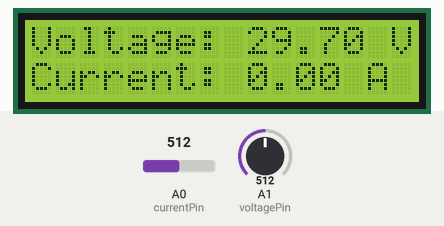
Bench run of a sketch on a simulated Arduino Uno, built with avr-gcc and run on an emulated ATmega328P. Shown: 16×2 character LCD. Inputs (shaded band) come from the test bench; at power-on: A0 (currentPin) = 512, A1 (voltagePin) = 512. What the sketch prints to the serial monitor is not drawn.

Above: at 1.2 s.
1.3 s: A0 (currentPin) set to 716
At 3.1 s:
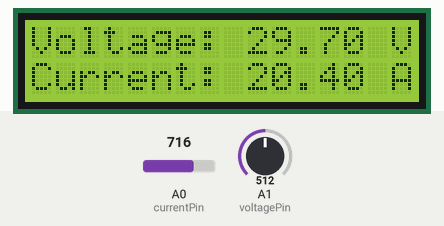
3.6 s: A1 (voltagePin) set to 716
At 4.9 s:
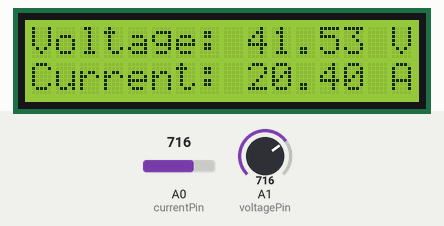
5.7 s: A0 (currentPin) set to 900
At 6.6 s:
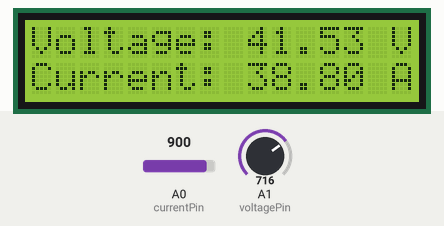
7.8 s: A1 (voltagePin) set to 900
At 9.5 s:
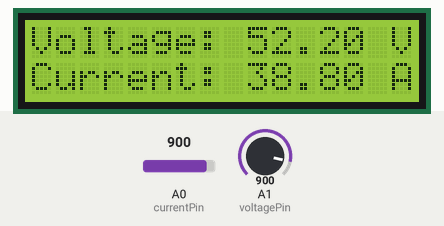
9.8 s: A0 (currentPin) set to 1023
At 11.4 s:
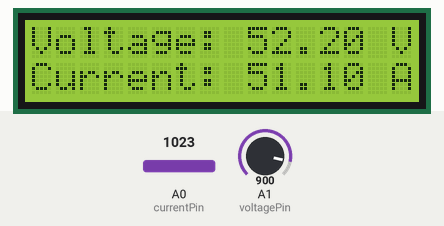
11.9 s: A1 (voltagePin) set to 1023
At 13.1 s:
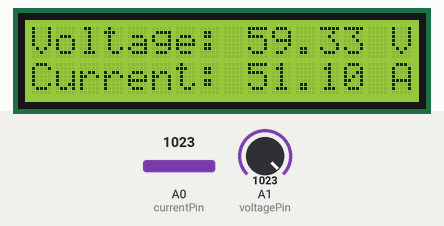
Timing chart, 0 to 14.9 s (numbered marks = the images above; inputs shaded):
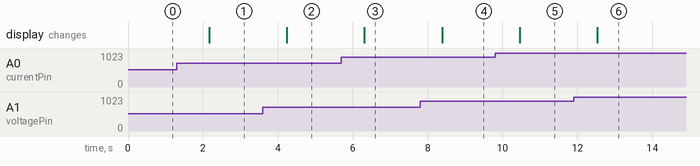

The sketch:

vsl_integration_ard.ino
```cpp
#include <Wire.h>
#include <LiquidCrystal_I2C.h>

LiquidCrystal_I2C lcd(0x3F, 16, 2); // LCD I2C address (0x27), 16 columns, 2 rows

// Define sensor pins
const int currentPin = A0; // ACS712 current sensor
const int voltagePin = A1; // ZMPT101B voltage sensor

// Calibration values
float voltageCalibration = 0.058; // Calibrate based on your setup
float currentCalibration = 0.1;   // Adjust this based on your ACS712 variant (30A, 20A, etc.)

void setup() {
  Serial.begin(9600);
  lcd.begin(16,2);
  lcd.backlight();
}

void loop() {
  // Reading voltage sensor
  int voltageRaw = analogRead(voltagePin);
  float voltage = voltageRaw * voltageCalibration; // Convert raw value to voltage

  // Reading current sensor
  int currentRaw = analogRead(currentPin);
  float current = (currentRaw - 512) * currentCalibration; // Adjust based on zero offset

  // Print on Serial Monitor
  Serial.print("Voltage: ");
  Serial.print(voltage);
  Serial.print(" V, Current: ");
  Serial.print(current);
  Serial.println(" A");

  // Display on LCD
  lcd.clear();
  lcd.setCursor(0, 0);
  lcd.print("Voltage: ");
  lcd.print(voltage);
  lcd.print(" V");
  lcd.setCursor(0, 1);
  lcd.print("Current: ");
  lcd.print(current);
  lcd.print(" A");

  delay(1000); // Update every second
}
```

Measured:
- after the input at 1.3 s, the display: changes after 0.87 s (image 1)
- after the input at 3.6 s, the display: changes after 0.64 s (image 2)
- after the input at 5.7 s, the display: changes after 0.61 s (image 3)
- after the input at 7.8 s, the display: changes after 0.59 s (image 4)
- after the input at 9.8 s, the display: changes after 0.66 s (image 5)
- after the input at 11.9 s, the display: changes after 0.63 s (image 6)
